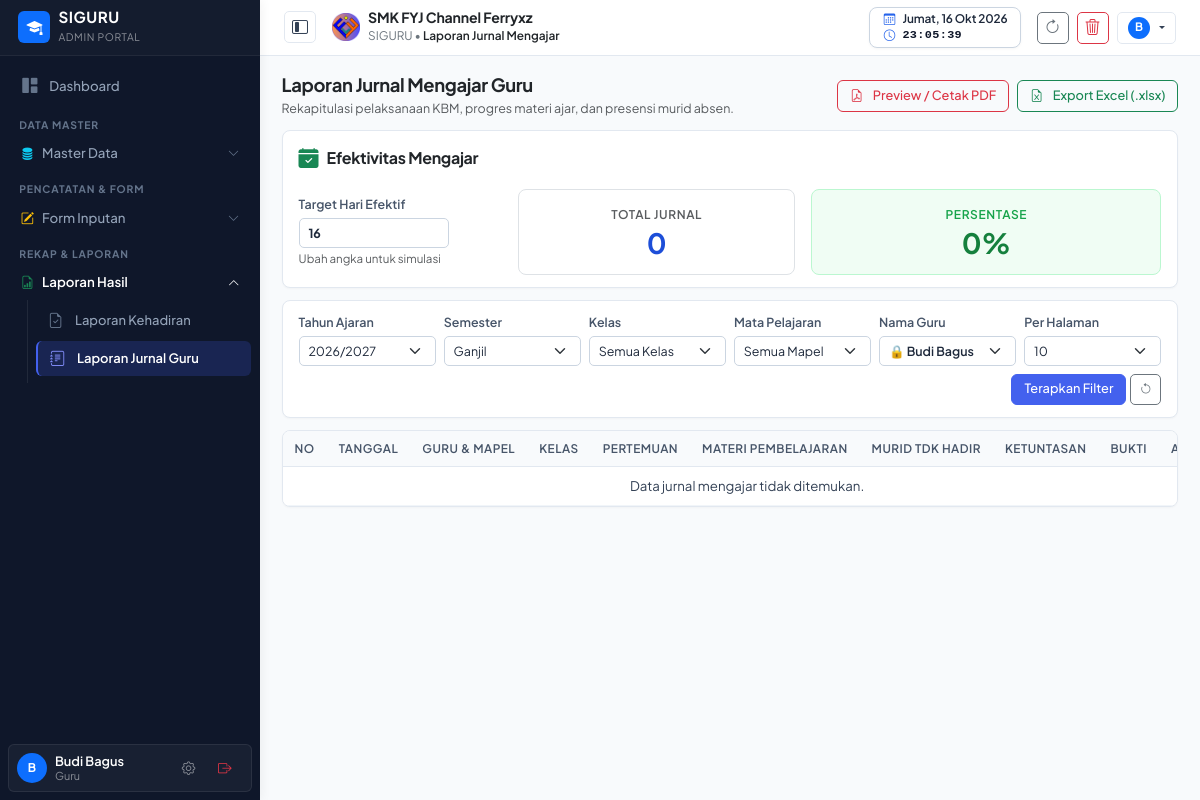
The page /laporan-jurnal.php (signed in) on the database its author committed.
### tables this page shows
CREATE TABLE pengaturan (
    id INTEGER PRIMARY KEY AUTOINCREMENT,
    logo TEXT DEFAULT 'assets/images/logo.png',
    nama_sekolah TEXT DEFAULT 'SMK NEGERI 1 CONTOH',
    tahun_ajaran TEXT DEFAULT '2026/2027',
    semester TEXT DEFAULT 'Ganjil',
    kelas TEXT DEFAULT 'X RPL 1, X RPL 2, XI RPL 1, XI RPL 2, XII RPL 1, XII RPL 2',
    mata_pelajaran TEXT DEFAULT 'Matematika, Bahasa Indonesia, Pemrograman Web, Basis Data, Bahasa Inggris, PJOK, Pendidikan Agama',
    folder_jurnal TEXT,
    folder_foto TEXT,
    folder_guru_wali TEXT,
    folder_wali TEXT,
    folder_ekstra TEXT,
    link_db_absen TEXT,
    link_db_jurnal TEXT,
    link_db_guru_wali TEXT,
    link_db_wali TEXT,
    link_db_ekstra TEXT,
    list_ekstrakurikuler TEXT DEFAULT 'Pramuka, Paskibra, Futsal, Basket, Rohis, PMR, Desain Grafis, Robotik',
    kepala_sekolah TEXT DEFAULT 'Drs. H. Ahmad Fauzi, M.Pd.',
    nip_kepala_sekolah TEXT DEFAULT '19750815 199903 1 002'
, kop_surat TEXT DEFAULT 'assets/images/kop_surat.png', kop_size TEXT DEFAULT '90', kabupaten TEXT DEFAULT 'Klungkung', ttd_kepsek TEXT DEFAULT 'https://drive.google.com/thumbnail?id=1GUfUommgYjV-cnhU0tTB8kRJy8iXagkI', list_tahun_ajaran TEXT DEFAULT '["2025/2026", "2026/2027", "2027/2028"]');

### laporan-jurnal.php (the view, shortened to what the rows shown need)
<?php
require_once __DIR__ . '/config/helper.php';
$taList = getDaftarTahunAjaran();
$filterTA = $_GET['ta'] ?? $settings['tahun_ajaran'];
$filterSemester = $_GET['semester'] ?? $settings['semester'];
require_once __DIR__ . '/views/header.php';
?>
<main class="content-wrapper">
    <div class="card card-table p-3 mb-4">
        <form method="GET" class="row g-2 align-items-center">
            <div class="col-md-2 col-6">
                <label class="form-label small text-muted mb-0">Tahun Ajaran</label>
                <select name="ta" class="form-select form-select-sm">
                    <?php foreach ($taList as $taOpt): ?>
                        <option value="<?= htmlspecialchars($taOpt) ?>" <?= $filterTA === $taOpt ? 'selected' : '' ?>>
                            <?= htmlspecialchars($taOpt) ?>
                        </option>
                    <?php endforeach; ?>
                </select>
            </div>
            <div class="col-md-2 col-6">
                <label class="form-label small text-muted mb-0">Semester</label>
                <select name="semester" class="form-select form-select-sm">
                    <option value="Ganjil" <?= $filterSemester === 'Ganjil' ? 'selected' : '' ?>>Ganjil</option>
                </select>
            </div>
        </form>
    </div>
    <div class="card card-table overflow-hidden">
        <div class="table-responsive">
            <table class="table table-custom align-middle mb-0">
                <thead>
                    <tr>
                        <th style="width: 40px;">No</th>
                        <th>Tanggal</th>
                        <th>Guru & Mapel</th>
                        <th>Kelas</th>
                        <th>Pertemuan</th>
                        <th>Materi Pembelajaran</th>
                        <th>Murid Tdk Hadir</th>
                        <th>Ketuntasan</th>
                        <th>Bukti</th>
                        <th class="text-center" style="width: 100px;">Aksi</th>
                    </tr>
                </thead>
            </table>
        </div>
    </div>
</main>
<?php require_once __DIR__ . '/views/footer.php'; ?>

### views/header.php (shortened to what the rows shown need)
<?php
require_once __DIR__ . '/../config/helper.php';
$settings = getSettings();
?>
<!DOCTYPE html>
<html lang="id">
<head>
    <link href="https://cdn.jsdelivr.net/npm/bootstrap@5.3.2/dist/css/bootstrap.min.css" rel="stylesheet">
    <link rel="stylesheet" href="https://cdn.jsdelivr.net/npm/bootstrap-icons@1.11.3/font/bootstrap-icons.min.css">
    <link rel="stylesheet" href="https://cdnjs.cloudflare.com/ajax/libs/font-awesome/6.5.1/css/all.min.css">
    <link rel="stylesheet" href="assets/css/style.css?v=<?= time() ?>">
</head>
<body>
<header class="main-header d-flex align-items-center justify-content-between px-3 px-md-4">
    <div class="d-flex align-items-center gap-2 gap-md-3">
        <div class="d-flex align-items-center gap-2">
            <img src="<?= htmlspecialchars($settings['logo'] ?? 'assets/images/logo.png') ?>" alt="Logo" class="rounded" style="height: 28px; width: 28px; object-fit: contain;">
            <div>
                <span class="d-none d-md-block fw-bold text-dark mb-0" style="font-size: 0.88rem; line-height: 1.15; letter-spacing: -0.01em;">
                    <?= htmlspecialchars($settings['nama_sekolah'] ?? 'SMK FYJ Channel Ferryxz') ?>
                </span>
                <span class="text-secondary small" style="line-height: 1.1; font-size: 0.74rem;">
                    SIGURU &bull; <span class="fw-semibold text-dark"><?= htmlspecialchars($pageTitle ?? 'Dashboard') ?></span>
                </span>
            </div>
        </div>
    </div>
</header>

### rows shown on the page
pengaturan: logo (picture), nama_sekolah "SMK FYJ Channel Ferryxz", ta "2026/2027", semester "Ganjil"

### other values the page prints
$pageTitle "Laporan Jurnal Mengajar"
substr($user['nama'] ?: 'U', 0, 1) "B"
substr($currentUserData['nama'] ?? 'U', 0, 1) "B"
$currentUserData['nama'] "Budi Bagus"
$currentUserData['hak_akses'] "Guru"
$totalJurnalCount "0"
$pctJurnal "0"
form field limit "10"
